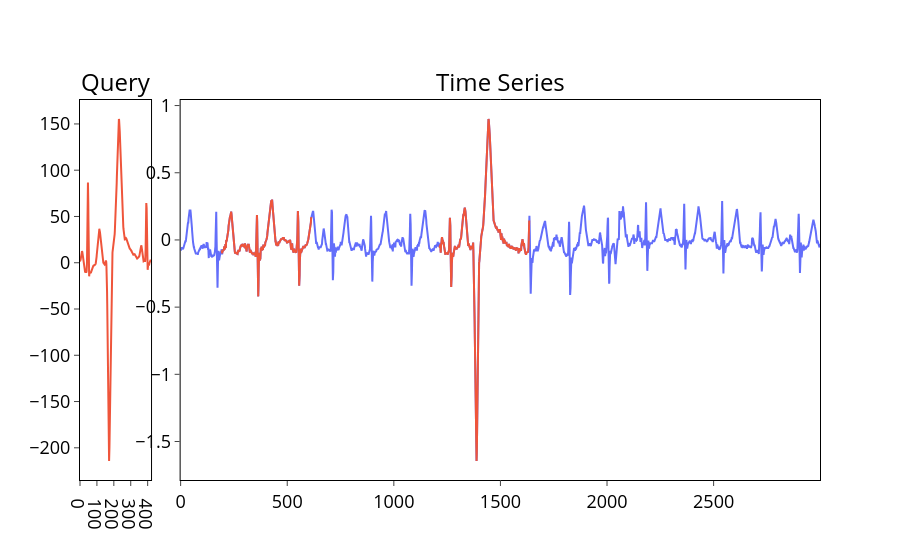

The code cell stored with this chart in its notebook:
### Markdown cell above
Напишите функцию `plot_bestmatch_results()` в модуле *plots.py* для визуализации найденных $topK$ похожих подпоследовательностей временного ряда на образец поиска. За основу возьмите функцию `plot_bestmatch_data()` и добавьте отображение найденных подпоследовательностей, выделив их тем же цветом, что и образец поиска.

### Code cell
plot_bestmatch_results(ts, query, naive_bestmatch_results)

### Figure 1 — Plotly figure (JSON) as saved in the notebook; plotly's stock layout.template omitted (floating-point values rounded to 4 significant figures; data arrays with more than 128 entries replaced by an {"elided": "..."} marker saying what was removed)
{"data": [{"line": {"color": "#EF553B"}, "type": "scatter", "x": {"elided": "421 int values"}, "xaxis": "x", "y": {"elided": "421 float values"}, "yaxis": "y"}, {"line": {"color": "#636EFA"}, "type": "scatter", "x": {"elided": "3000 int values"}, "xaxis": "x2", "y": {"elided": "3000 float values"}, "yaxis": "y2"}, {"line": {"color": "#EF553B"}, "type": "scatter", "x": {"elided": "421 int values"}, "xaxis": "x2", "y": {"elided": "421 float values"}, "yaxis": "y2"}, {"line": {"color": "#EF553B"}, "type": "scatter", "x": {"elided": "421 int values"}, "xaxis": "x2", "y": {"elided": "421 float values"}, "yaxis": "y2"}], "layout": {"annotations": [{"font": {"color": "black", "size": 24}, "showarrow": false, "text": "Query", "x": 0.048, "xanchor": "center", "xref": "paper", "y": 1, "yanchor": "bottom", "yref": "paper"}, {"font": {"color": "black", "size": 24}, "showarrow": false, "text": "Time Series", "x": 0.568, "xanchor": "center", "xref": "paper", "y": 1, "yanchor": "bottom", "yref": "paper"}], "paper_bgcolor": "rgba(0,0,0,0)", "plot_bgcolor": "rgba(0,0,0,0)", "showlegend": false, "title": {"x": 0.5}, "xaxis": {"anchor": "y", "domain": [0, 0.096], "linecolor": "#000", "linewidth": 1, "mirror": true, "showgrid": false, "tickfont": {"color": "black", "size": 18}, "ticks": "outside", "tickwidth": 1}, "xaxis2": {"anchor": "y2", "domain": [0.136, 1], "linecolor": "#000", "linewidth": 1, "mirror": true, "showgrid": false, "tickfont": {"color": "black", "size": 18}, "ticks": "outside", "tickwidth": 1}, "yaxis": {"anchor": "x", "domain": [0, 1], "linecolor": "#000", "linewidth": 1, "mirror": true, "showgrid": false, "tickfont": {"color": "black", "size": 18}, "ticks": "outside", "tickwidth": 1, "zeroline": false}, "yaxis2": {"anchor": "x2", "domain": [0, 1], "linecolor": "#000", "linewidth": 1, "mirror": true, "showgrid": false, "tickfont": {"color": "black", "size": 18}, "ticks": "outside", "tickwidth": 1, "zeroline": false}}}
